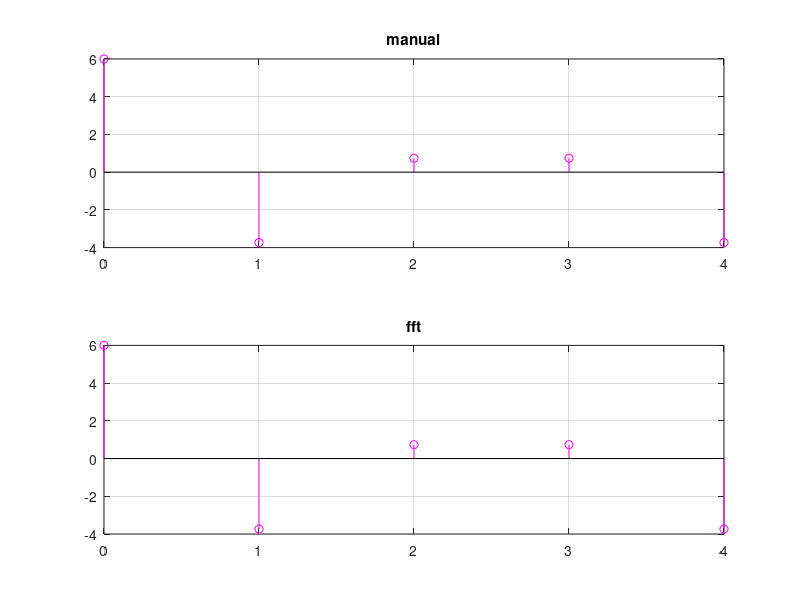

MATLAB code for this plot:
%% clear
clc
clear all
close all

%% process
N=input('Enter N: ');
n1=0:1:N-1;
x=[0,1,2,3,zeros(1,N-4)];
y=zeros(1,N);
for k=1:N
    for n=1:N
        y(k)=y(k)+x(n)*exp(-1i*2*pi*(n-1)*(k-1)/N);
    end
end

%% print
y

%% plot
subplot(2,1,1);
stem(n1,y,'m');
title('manual');
grid on;
y2=fft(x,N);
subplot(2,1,2);
stem(n1,y2,'m');
title('fft');
grid on;